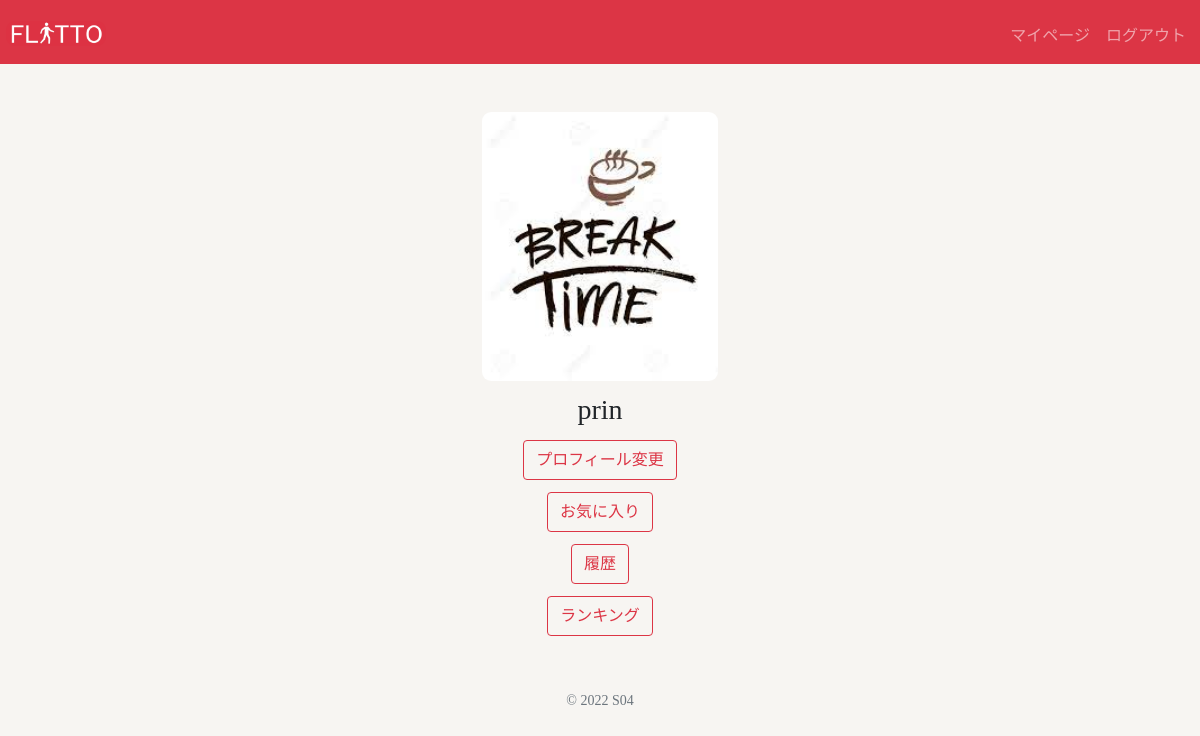
Page /mypage (signed in) on the committed database.
### tables this page shows
CREATE TABLE 'users'(
'id' INTEGER PRIMARY KEY NOT NULL,
'username' TEXT NOT NULL,
'hash' TEXT NOT NULL,
'display_name' TEXT DEFAULT 'unknown',
'icon' TEXT);

### app.py (the view)
@app.route("/mypage")
def mypage():
    userid= session["user_id"]
    con = sqlite3.connect('./map.db')
    db = con.cursor()
    db.execute("SELECT * FROM users where id=?", (userid,))
    user = db.fetchone()
    con.close()
    return render_template("mypage.html",user=user)

### templates/mypage.html (shortened to what this page needs)
{% extends "layout.html" %}
{% block main %}
{% if user[4] == None %}
<img src="../static/img/map_logo.png" width="20%" class="icon" style="margin-bottom:1vw">
{% else %}
<img src=../static/upload/icon/{{ user[4] }} width="20%" class="icon" style="margin-bottom:1vw">
{% endif %}
<h3>{{ user[3] }}</h3>
<button type="button" class="btn submit_btn btn-outline-danger" id="target" style="margin: 0.5vw;"
onclick="location.href='/profile'">プロフィール変更</button><br>
<button type="button" class="btn submit_btn btn-outline-danger" id="target" style="margin: 0.5vw;"
onclick="location.href='/favorite'">お気に入り</button><br>
<button type="button" class="btn submit_btn btn-outline-danger" id="target" style="margin: 0.5vw;"
onclick="location.href='/history'">履歴</button><br>
<button type="button" class="btn submit_btn btn-outline-danger" id="target" style="margin: 0.5vw;"
onclick="location.href='/ranking'">ランキング</button><br>
{% endblock %}

### static/css/style.css (style rules this page uses)
.body { font-family: "筑紫B丸ゴシック", "ヒラギノ丸ゴ ProN"; background-color: #F7F5F2; margin:0; padding:0; }

### static/css/style_index.css (style rules this page uses)
.btn { color: #ffffff; padding: 0em 1em; height: 2.5rem; border-radius: 0.3rem; border: #F56D91; background-color: #F56D91; }
.submit_btn { border: 1px solid #dc3545; }
img { border-radius:0.75vw; }

### rows in the picture
users: icon (picture), display_name "prin"
